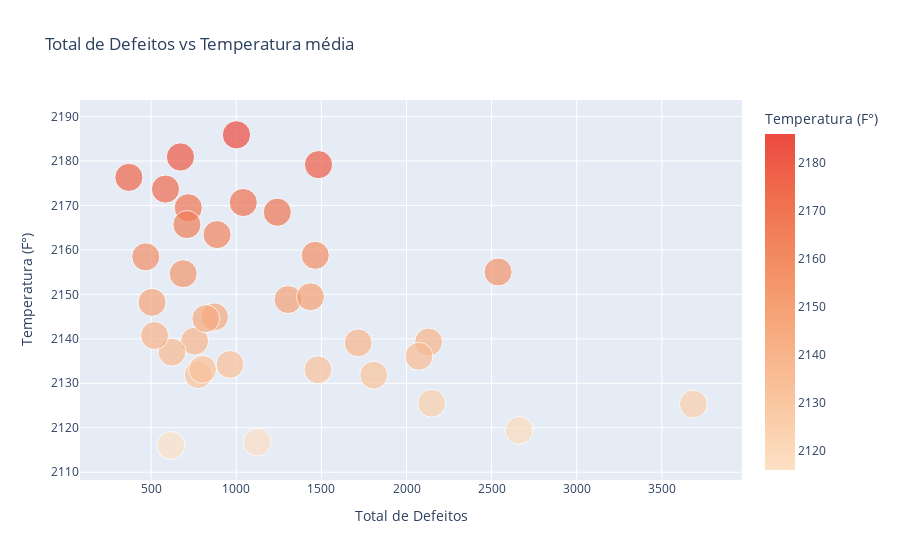
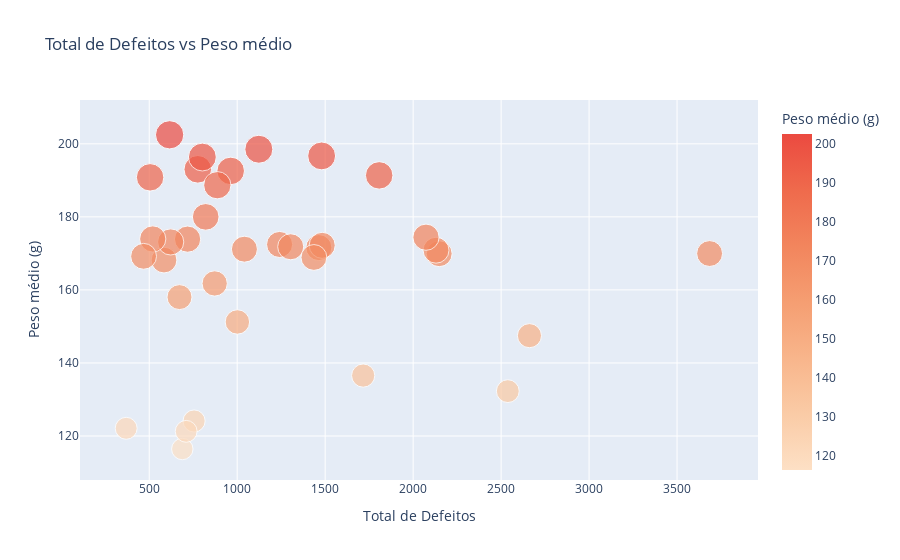
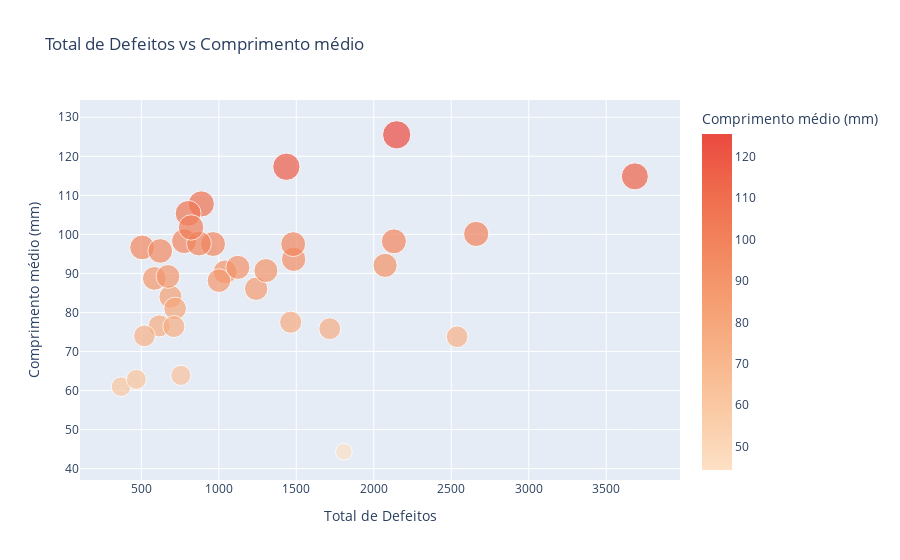
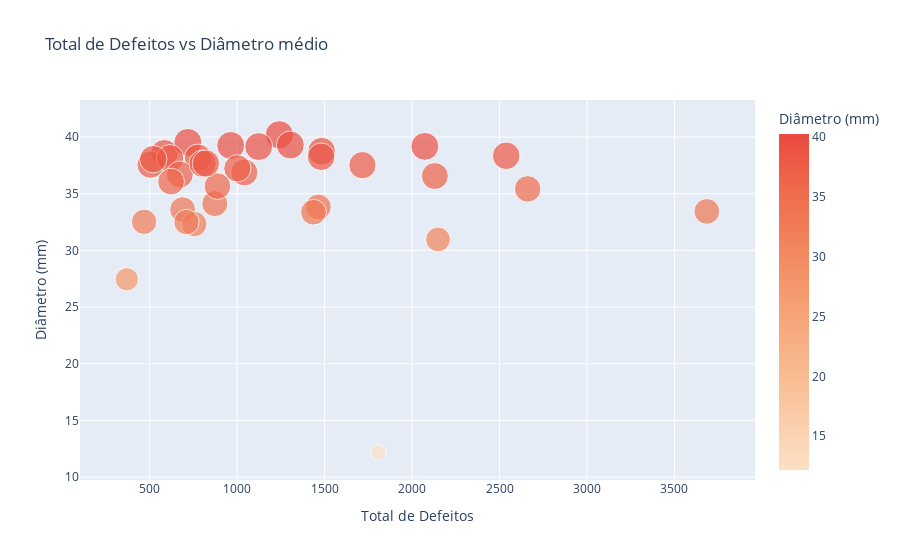

The code cell stored with these charts, in order, in its notebook:
### Markdown cell above
### Visualização

### Code cell
fig1 = px.scatter(df, 
                  x='Total de Defeitos', 
                  y='Temperatura (F°)', 
                  title='Total de Defeitos vs Temperatura média', 
                  color='Temperatura (F°)',  # Cor de acordo com a Temperatura
                  size='Temperatura (F°)',    # Tamanho de acordo com o Peso médio
                  color_continuous_scale='peach')  # Escala de cores personalizada
fig1.show()

fig2 = px.scatter(df, 
                  x='Total de Defeitos', 
                  y='Peso médio (g)', 
                  title='Total de Defeitos vs Peso médio', 
                  color='Peso médio (g)',  # Cor de acordo com a Temperatura
                  size='Peso médio (g)',    # Tamanho de acordo com o Peso médio
                  color_continuous_scale='peach')  # Escala de cores personalizada
fig2.show()

fig3 = px.scatter(df, 
                  x='Total de Defeitos', 
                  y='Comprimento médio (mm)', 
                  title='Total de Defeitos vs Comprimento médio', 
                  color='Comprimento médio (mm)',  # Cor de acordo com a Temperatura
                  size='Comprimento médio (mm)',    # Tamanho de acordo com o Peso médio
                  color_continuous_scale='peach')  # Escala de cores personalizada
fig3.show()

fig4 = px.scatter(df, 
                  x='Total de Defeitos', 
                  y='Diâmetro (mm)', 
                  title='Total de Defeitos vs Diâmetro médio', 
                  color='Diâmetro (mm)',  # Cor de acordo com a Temperatura
                  size='Diâmetro (mm)',    # Tamanho de acordo com o Peso médio
                  color_continuous_scale='peach') 

fig4.show()

fig5 = px.scatter(df, 
                  x='Total de Defeitos', 
                  y='Área da gota (mm)', 
                  title='Total de Defeitos vs Área da gota média', 
                  color='Área da gota (mm)',  # Cor de acordo com a Temperatura
                  size='Área da gota (mm)',    # Tamanho de acordo com o Peso médio
                  color_continuous_scale='peach')

fig5.show()

fig6 = px.scatter(df, 
                  x='Total de Defeitos', 
                  y='Total de Frascos', 
                  title='Total de Defeitos vs Total de Frascos produzidos', 
                  color='Total de Frascos',  # Cor de acordo com a Temperatura
                  size='Total de Frascos',    # Tamanho de acordo com o Peso médio
                  color_continuous_scale='peach')

fig6.show()

### Figure 1 — Plotly figure (JSON) as saved in the notebook; plotly's stock layout.template omitted (floating-point values rounded to 4 significant figures)
{"data": [{"hovertemplate": "Total de Defeitos=%{x}<br>Temperatura (F°)=%{marker.color}<extra></extra>", "legendgroup": "", "marker": {"color": [2126.0, 2174.0, 2119.0, 2171.0, 2139.0, 2176.0, 2132.0, 2125.0, 2159.0, 2148.0, 2168.0, 2179.0, 2133.0, 2155.0, 2169.0, 2149.0, 2134.0, 2132.0, 2139.0, 2116.0, 2145.0, 2181.0, 2186.0, 2155.0, 2163.0, 2136.0, 2117.0, 2139.0, 2137, 2141.0, 2133.0, 2145.0, 2158.0, 2166.0, 2149.0], "coloraxis": "coloraxis", "size": [2126.0, 2174.0, 2119.0, 2171.0, 2139.0, 2176.0, 2132.0, 2125.0, 2159.0, 2148.0, 2168.0, 2179.0, 2133.0, 2155.0, 2169.0, 2149.0, 2134.0, 2132.0, 2139.0, 2116.0, 2145.0, 2181.0, 2186.0, 2155.0, 2163.0, 2136.0, 2117.0, 2139.0, 2137, 2141.0, 2133.0, 2145.0, 2158.0, 2166.0, 2149.0], "sizemode": "area", "sizeref": 5.465, "symbol": "circle"}, "mode": "markers", "name": "", "orientation": "v", "showlegend": false, "type": "scatter", "x": [2148, 584, 2661, 1041, 2130, 369, 1807, 3685, 1464, 505, 1241, 1483, 1480, 688, 718, 1304, 963, 776, 755, 616, 872, 672, 1001, 2538, 887, 2073, 1123, 1716, 622, 520, 802, 821, 468, 710, 1436], "xaxis": "x", "y": [2126.0, 2174.0, 2119.0, 2171.0, 2139.0, 2176.0, 2132.0, 2125.0, 2159.0, 2148.0, 2168.0, 2179.0, 2133.0, 2155.0, 2169.0, 2149.0, 2134.0, 2132.0, 2139.0, 2116.0, 2145.0, 2181.0, 2186.0, 2155.0, 2163.0, 2136.0, 2117.0, 2139.0, 2137, 2141.0, 2133.0, 2145.0, 2158.0, 2166.0, 2149.0], "yaxis": "y"}], "layout": {"coloraxis": {"colorbar": {"title": {"text": "Temperatura (F°)"}}, "colorscale": [[0, "rgb(253, 224, 197)"], [0.1667, "rgb(250, 203, 166)"], [0.3333, "rgb(248, 181, 139)"], [0.5, "rgb(245, 158, 114)"], [0.6667, "rgb(242, 133, 93)"], [0.8333, "rgb(239, 106, 76)"], [1, "rgb(235, 74, 64)"]]}, "legend": {"itemsizing": "constant", "tracegroupgap": 0}, "title": {"text": "Total de Defeitos vs Temperatura média"}, "xaxis": {"anchor": "y", "domain": [0, 1], "title": {"text": "Total de Defeitos"}}, "yaxis": {"anchor": "x", "domain": [0, 1], "title": {"text": "Temperatura (F°)"}}}}

### Figure 2 — Plotly figure (JSON) as saved in the notebook; plotly's stock layout.template omitted (floating-point values rounded to 4 significant figures)
{"data": [{"hovertemplate": "Total de Defeitos=%{x}<br>Peso médio (g)=%{marker.color}<extra></extra>", "legendgroup": "", "marker": {"color": [169.9, 168.2, 147.5, 171.2, 170.9, 122.1, 191.4, 170.0, 171.6, 190.8, 172.4, 172.2, 196.7, 116.4, 173.9, 171.8, 192.6, 193.0, 124.1, 202.5, 161.8, 158.0, 151.2, 132.3, 188.7, 174.4, 198.5, 136.5, 173.1, 173.9, 196.4, 180, 169.2, 121.3, 168.9], "coloraxis": "coloraxis", "size": [169.9, 168.2, 147.5, 171.2, 170.9, 122.1, 191.4, 170.0, 171.6, 190.8, 172.4, 172.2, 196.7, 116.4, 173.9, 171.8, 192.6, 193.0, 124.1, 202.5, 161.8, 158.0, 151.2, 132.3, 188.7, 174.4, 198.5, 136.5, 173.1, 173.9, 196.4, 180, 169.2, 121.3, 168.9], "sizemode": "area", "sizeref": 0.5062, "symbol": "circle"}, "mode": "markers", "name": "", "orientation": "v", "showlegend": false, "type": "scatter", "x": [2148, 584, 2661, 1041, 2130, 369, 1807, 3685, 1464, 505, 1241, 1483, 1480, 688, 718, 1304, 963, 776, 755, 616, 872, 672, 1001, 2538, 887, 2073, 1123, 1716, 622, 520, 802, 821, 468, 710, 1436], "xaxis": "x", "y": [169.9, 168.2, 147.5, 171.2, 170.9, 122.1, 191.4, 170.0, 171.6, 190.8, 172.4, 172.2, 196.7, 116.4, 173.9, 171.8, 192.6, 193.0, 124.1, 202.5, 161.8, 158.0, 151.2, 132.3, 188.7, 174.4, 198.5, 136.5, 173.1, 173.9, 196.4, 180, 169.2, 121.3, 168.9], "yaxis": "y"}], "layout": {"coloraxis": {"colorbar": {"title": {"text": "Peso médio (g)"}}, "colorscale": [[0, "rgb(253, 224, 197)"], [0.1667, "rgb(250, 203, 166)"], [0.3333, "rgb(248, 181, 139)"], [0.5, "rgb(245, 158, 114)"], [0.6667, "rgb(242, 133, 93)"], [0.8333, "rgb(239, 106, 76)"], [1, "rgb(235, 74, 64)"]]}, "legend": {"itemsizing": "constant", "tracegroupgap": 0}, "title": {"text": "Total de Defeitos vs Peso médio"}, "xaxis": {"anchor": "y", "domain": [0, 1], "title": {"text": "Total de Defeitos"}}, "yaxis": {"anchor": "x", "domain": [0, 1], "title": {"text": "Peso médio (g)"}}}}

### Figure 3 — Plotly figure (JSON) as saved in the notebook; plotly's stock layout.template omitted (floating-point values rounded to 4 significant figures)
{"data": [{"hovertemplate": "Total de Defeitos=%{x}<br>Comprimento médio (mm)=%{marker.color}<extra></extra>", "legendgroup": "", "marker": {"color": [125.5, 88.73, 100.1, 90.4, 98.23, 61, 44.37, 114.9, 77.51, 96.67, 86.08, 93.64, 97.51, 84, 81.03, 90.74, 97.54, 98.28, 63.9, 76.57, 97.67, 89.23, 88.16, 73.79, 107.8, 92.07, 91.56, 75.85, 95.77, 74, 105.4, 101.8, 62.87, 76.4, 117.3], "coloraxis": "coloraxis", "size": [125.5, 88.73, 100.1, 90.4, 98.23, 61, 44.37, 114.9, 77.51, 96.67, 86.08, 93.64, 97.51, 84, 81.03, 90.74, 97.54, 98.28, 63.9, 76.57, 97.67, 89.23, 88.16, 73.79, 107.8, 92.07, 91.56, 75.85, 95.77, 74, 105.4, 101.8, 62.87, 76.4, 117.3], "sizemode": "area", "sizeref": 0.3138, "symbol": "circle"}, "mode": "markers", "name": "", "orientation": "v", "showlegend": false, "type": "scatter", "x": [2148, 584, 2661, 1041, 2130, 369, 1807, 3685, 1464, 505, 1241, 1483, 1480, 688, 718, 1304, 963, 776, 755, 616, 872, 672, 1001, 2538, 887, 2073, 1123, 1716, 622, 520, 802, 821, 468, 710, 1436], "xaxis": "x", "y": [125.5, 88.73, 100.1, 90.4, 98.23, 61, 44.37, 114.9, 77.51, 96.67, 86.08, 93.64, 97.51, 84, 81.03, 90.74, 97.54, 98.28, 63.9, 76.57, 97.67, 89.23, 88.16, 73.79, 107.8, 92.07, 91.56, 75.85, 95.77, 74, 105.4, 101.8, 62.87, 76.4, 117.3], "yaxis": "y"}], "layout": {"coloraxis": {"colorbar": {"title": {"text": "Comprimento médio (mm)"}}, "colorscale": [[0, "rgb(253, 224, 197)"], [0.1667, "rgb(250, 203, 166)"], [0.3333, "rgb(248, 181, 139)"], [0.5, "rgb(245, 158, 114)"], [0.6667, "rgb(242, 133, 93)"], [0.8333, "rgb(239, 106, 76)"], [1, "rgb(235, 74, 64)"]]}, "legend": {"itemsizing": "constant", "tracegroupgap": 0}, "title": {"text": "Total de Defeitos vs Comprimento médio"}, "xaxis": {"anchor": "y", "domain": [0, 1], "title": {"text": "Total de Defeitos"}}, "yaxis": {"anchor": "x", "domain": [0, 1], "title": {"text": "Comprimento médio (mm)"}}}}

### Figure 4 — Plotly figure (JSON) as saved in the notebook; plotly's stock layout.template omitted (floating-point values rounded to 4 significant figures)
{"data": [{"hovertemplate": "Total de Defeitos=%{x}<br>Diâmetro (mm)=%{marker.color}<extra></extra>", "legendgroup": "", "marker": {"color": [30.97, 38.57, 35.43, 36.88, 36.56, 27.45, 12.19, 33.44, 33.83, 37.57, 40.2, 38.75, 38.26, 33.6, 39.53, 39.3, 39.26, 38.17, 32.33, 38.13, 34.13, 36.7, 37.24, 38.35, 35.67, 39.18, 39.16, 37.52, 36.07, 38.05, 37.65, 37.67, 32.53, 32.5, 33.37], "coloraxis": "coloraxis", "size": [30.97, 38.57, 35.43, 36.88, 36.56, 27.45, 12.19, 33.44, 33.83, 37.57, 40.2, 38.75, 38.26, 33.6, 39.53, 39.3, 39.26, 38.17, 32.33, 38.13, 34.13, 36.7, 37.24, 38.35, 35.67, 39.18, 39.16, 37.52, 36.07, 38.05, 37.65, 37.67, 32.53, 32.5, 33.37], "sizemode": "area", "sizeref": 0.1005, "symbol": "circle"}, "mode": "markers", "name": "", "orientation": "v", "showlegend": false, "type": "scatter", "x": [2148, 584, 2661, 1041, 2130, 369, 1807, 3685, 1464, 505, 1241, 1483, 1480, 688, 718, 1304, 963, 776, 755, 616, 872, 672, 1001, 2538, 887, 2073, 1123, 1716, 622, 520, 802, 821, 468, 710, 1436], "xaxis": "x", "y": [30.97, 38.57, 35.43, 36.88, 36.56, 27.45, 12.19, 33.44, 33.83, 37.57, 40.2, 38.75, 38.26, 33.6, 39.53, 39.3, 39.26, 38.17, 32.33, 38.13, 34.13, 36.7, 37.24, 38.35, 35.67, 39.18, 39.16, 37.52, 36.07, 38.05, 37.65, 37.67, 32.53, 32.5, 33.37], "yaxis": "y"}], "layout": {"coloraxis": {"colorbar": {"title": {"text": "Diâmetro (mm)"}}, "colorscale": [[0, "rgb(253, 224, 197)"], [0.1667, "rgb(250, 203, 166)"], [0.3333, "rgb(248, 181, 139)"], [0.5, "rgb(245, 158, 114)"], [0.6667, "rgb(242, 133, 93)"], [0.8333, "rgb(239, 106, 76)"], [1, "rgb(235, 74, 64)"]]}, "legend": {"itemsizing": "constant", "tracegroupgap": 0}, "title": {"text": "Total de Defeitos vs Diâmetro médio"}, "xaxis": {"anchor": "y", "domain": [0, 1], "title": {"text": "Total de Defeitos"}}, "yaxis": {"anchor": "x", "domain": [0, 1], "title": {"text": "Diâmetro (mm)"}}}}
